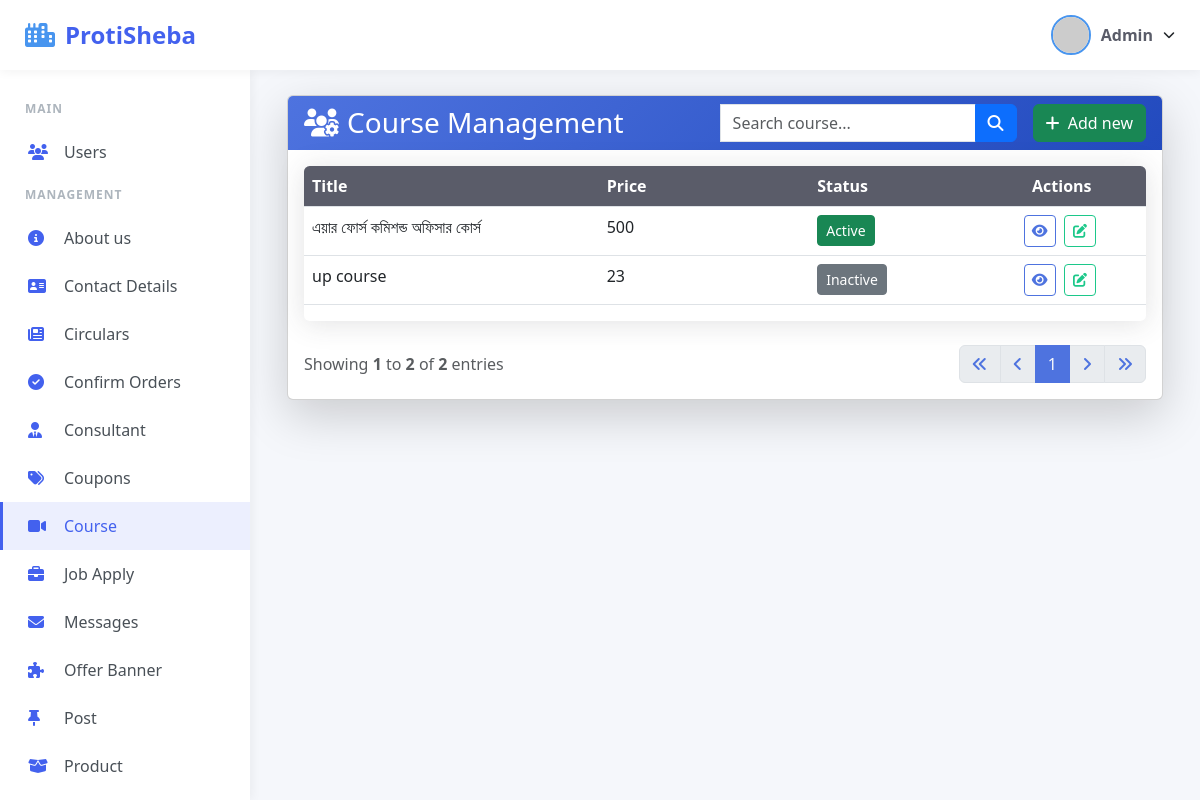
Screenshot of /admin/index.php?q=course (signed in) with the database file from the repository.
### tables this page shows
CREATE TABLE `course` (
  `id` int(11) NOT NULL,
  `title` text DEFAULT NULL,
  `description` text DEFAULT NULL,
  `overview` text DEFAULT NULL,
  `ki_thakbe` longtext DEFAULT NULL CHECK (json_valid(`ki_thakbe`)),
  `provider` varchar(225) DEFAULT NULL,
  `badge` varchar(20) DEFAULT NULL,
  `users` int(8) NOT NULL DEFAULT 100,
  `price` float NOT NULL DEFAULT 0,
  `old_price` float NOT NULL DEFAULT 0,
  `feature_video_id` varchar(20) DEFAULT NULL COMMENT 'youtube',
  `time` timestamp NOT NULL DEFAULT current_timestamp(),
  `instructor` varchar(50) DEFAULT NULL,
  `rating` float DEFAULT 4.8,
  `img` text DEFAULT NULL,
  `status` int(1) NOT NULL DEFAULT 1
);

### include/dbcon.php (called while the page is built, shortened)
<?php
    function encryptSt($text){
        $enc = openssl_encrypt($text, "AES-128-ECB", "Abdur01709409266", OPENSSL_RAW_DATA);
        return base64_encode($enc);
    }

### admin/sec/course.php (the view, shortened to what this page needs)
<?php
    $limit = 10;
    $page = isset($_GET['page']) ? max(1, (int)$_GET['page']) : 1;
    $start_from = ($page - 1) * $limit;
    $search = isset($_GET['search']) ? trim($_GET['search']) : '';
    $search_condition = '';
    $sql = "SELECT * FROM course $search_condition ORDER BY id ASC LIMIT $start_from, $limit";
    $result = $conn->query($sql);
    $count_sql = "SELECT COUNT(*) as total FROM course $search_condition";
    $total_result = $conn->query($count_sql);
    $total_rows = $total_result->fetch_assoc()['total'];
    $total_pages = ceil($total_rows / $limit);
    $start_range = max(1, $page - 2);
    $end_range = min($total_pages, $page + 2);
?>
<div class="container">
    <div class="card shadow-lg">
        <div class="card-header text-white">
            <div class="d-flex justify-content-between align-items-center">
                <h3 class="mb-0"><i class="fas fa-users-cog me-2"></i>Course Management</h3>
                <div class="d-flex align-items-center">
                    <form class="d-flex search-box" method="get" action="">
                        <div class="input-group">
                            <input type="text" name="search" class="form-control border-end-0" placeholder="Search course..." value="<?= htmlspecialchars($search) ?>">
                            <button type="submit" class="btn btn-primary">
                                <i class="fas fa-search"></i>
                            </button>
                        </div>
                    </form>
                    <button class="btn btn-success ms-3 add-new" onclick="location.href='?e=course'">
                        <i class="fas fa-plus me-1"></i> Add new
                    </button>
                </div>
            </div>
        </div>
        <div class="card-body">
            <?php if ($result->num_rows > 0): ?>
                <div class="table-responsive table-container mb-4">
                    <table class="table table-hover user-table">
                        <thead>
                            <tr>
                                <th width="35%">Title</th>
                                <th width="25%">Price</th>
                                <th width="20%">Status</th>
                                <th width="20%" class="text-center">Actions</th>
                            </tr>
                        </thead>
                        <tbody>
                            <?php while($row = $result->fetch_assoc()): ?>
                            <tr>
                                <td><?= htmlspecialchars($row["title"]) ?></td>
                                <td><?= htmlspecialchars($row["price"]) ?></td>
                                <td>
                                    <button class="btn btn-sm <?= $row['status'] == 1 ? 'btn-success' : 'btn-secondary' ?>" title="Toggle Status">
                                        <?= $row['status'] == 1 ? 'Active' : 'Inactive' ?>
                                    </button>
                                </td>
                                <td class="text-center action-buttons">
                                    <button class="btn btn-sm btn-view me-1" title="View" onclick="location.href='?q=course_module&id=<?= encryptSt($row['id']) ?>'">
                                        <i class="fas fa-eye"></i>
                                    </button>
                                    <button class="btn btn-sm btn-edit me-1" title="Edit" onclick="location.href='?e=course&id=<?= encryptSt($row['id']) ?>'">
                                        <i class="fas fa-edit"></i>
                                    </button>
                                </td>
                            </tr>
                            <?php endwhile; ?>
                        </tbody>
                    </table>
                </div>
                <div class="d-flex justify-content-between align-items-center">
                    <div class="text-muted">
                        Showing <strong><?= ($start_from + 1) ?></strong> to <strong><?= min($start_from + $limit, $total_rows) ?></strong> of <strong><?= $total_rows ?></strong> entries
                    </div>
                    <nav aria-label="Page navigation">
                        <ul class="pagination mb-0">
                            <li class="page-item <?= ($page <= 1) ? 'disabled' : '' ?>">
                                <a class="page-link" href="?q=course&page=1<?= !empty($search) ? '&search='.urlencode($search) : '' ?>" aria-label="First">
                                    <i class="fas fa-angle-double-left"></i>
                                </a>
                            </li>
                            <li class="page-item <?= ($page <= 1) ? 'disabled' : '' ?>">
                                <a class="page-link" href="?q=course&page=<?= $page-1 ?><?= !empty($search) ? '&search='.urlencode($search) : '' ?>" aria-label="Previous">
                                    <i class="fas fa-angle-left"></i>
                                </a>
                            </li>
                            <?php for ($i = $start_range; $i <= $end_range; $i++): ?>
                                <li class="page-item <?= ($i == $page) ? 'active' : '' ?>">
                                    <a class="page-link" href="?q=course&page=<?= $i ?><?= !empty($search) ? '&search='.urlencode($search) : '' ?>"><?= $i ?></a>
                                </li>
                            <?php endfor; ?>
                            <li class="page-item <?= ($page >= $total_pages) ? 'disabled' : '' ?>">
                                <a class="page-link" href="?q=course&page=<?= $page+1 ?><?= !empty($search) ? '&search='.urlencode($search) : '' ?>" aria-label="Next">
                                    <i class="fas fa-angle-right"></i>
                                </a>
                            </li>
                            <li class="page-item <?= ($page >= $total_pages) ? 'disabled' : '' ?>">
                                <a class="page-link" href="?q=course&page=<?= $total_pages ?><?= !empty($search) ? '&search='.urlencode($search) : '' ?>" aria-label="Last">
                                    <i class="fas fa-angle-double-right"></i>
                                </a>
                            </li>
                        </ul>
                    </nav>
                </div>
            <?php endif; ?>
        </div>
    </div>
</div>

### css/admin.css (style rules this page uses)
:root { --primary-color: #4361ee; --secondary-color: #3f37c9; --accent-color: #4895ef; --light-color: #f8f9fa; --dark-color: #212529; --success-color: #4cc9f0; --warning-color: #f8961e; --danger-color: #f72585; }
body { margin: 0; padding: 0; background-color: #f5f7fb; font-family: 'Segoe UI', Tahoma, Geneva, Verdana, sans-serif; overflow-x: hidden; }
:root { --primary-page: #4e73df; --secondary-color: #1cc88a; --danger-color: #e74a3b; --dark-color: #5a5c69; }
.card-header { background: linear-gradient(135deg, var(--primary-page) 0%, #224abe 100%); border-bottom: none; }
.user-table th, .question-table th { background-color: var(--dark-color); color: white; position: sticky; top: 0; font-weight: 600; }
.table-container { max-height: 600px; overflow-y: auto; border-radius: 0.35rem; box-shadow: 0 0.15rem 1.75rem 0 rgba(58, 59, 69, 0.15); }
.btn-view { color: var(--primary-page); border-color: var(--primary-page); }
.btn-edit { color: var(--secondary-color); border-color: var(--secondary-color); }
.pagination .page-item.active .page-link { background-color: var(--primary-page); border-color: var(--primary-page); color: var(--light-color); }
.pagination .page-link { color: var(--primary-page); }
.search-box { max-width: 400px; }
.action-buttons .btn { width: 32px; height: 32px; display: inline-flex; align-items: center; justify-content: center; }
@media (max-width: 1200px) { td { max-width: 300px; } }

### rows the page displays
course: title "এয়ার ফোর্স কমিশন্ড অফিসার কোর্স", price "500", status "Active"
course: title "up course", price "23", status "Inactive"

### other values shown
$section "MAIN"
$item['t'] "Users"
$section "MANAGEMENT"
$item['t'] "About us"
$item['t'] "Contact Details"
$item['t'] "Circulars"
$item['t'] "Confirm Orders"
$item['t'] "Consultant"
$item['t'] "Coupons"
$item['t'] "Course"
$item['t'] "Job Apply"
$item['t'] "Messages"
$item['t'] "Offer Banner"
$item['t'] "Post"
$item['t'] "Product"
